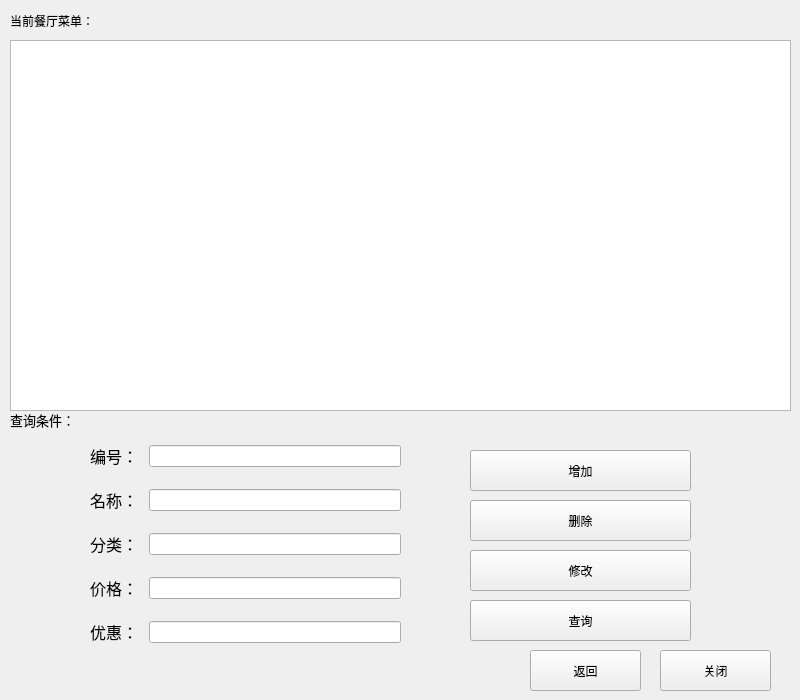
<?xml version="1.0" encoding="UTF-8"?>
<ui version="4.0">
 <class>dish_manage</class>
 <widget class="QWidget" name="dish_manage">
  <property name="geometry">
   <rect>
    <x>0</x>
    <y>0</y>
    <width>800</width>
    <height>700</height>
   </rect>
  </property>
  <property name="windowTitle">
   <string>菜单管理</string>
  </property>
  <widget class="QTableView" name="dishtable">
   <property name="geometry">
    <rect>
     <x>10</x>
     <y>40</y>
     <width>781</width>
     <height>371</height>
    </rect>
   </property>
  </widget>
  <widget class="QPushButton" name="Insert_button">
   <property name="geometry">
    <rect>
     <x>470</x>
     <y>450</y>
     <width>221</width>
     <height>41</height>
    </rect>
   </property>
   <property name="styleSheet">
    <string notr="true">font: 12pt &quot;Agency FB&quot;;</string>
   </property>
   <property name="text">
    <string>增加</string>
   </property>
  </widget>
  <widget class="QLabel" name="label">
   <property name="geometry">
    <rect>
     <x>10</x>
     <y>-20</y>
     <width>251</width>
     <height>81</height>
    </rect>
   </property>
   <property name="styleSheet">
    <string notr="true">font: 12pt &quot;Agency FB&quot;;</string>
   </property>
   <property name="text">
    <string>当前餐厅菜单：</string>
   </property>
  </widget>
  <widget class="QPushButton" name="exit">
   <property name="geometry">
    <rect>
     <x>660</x>
     <y>650</y>
     <width>111</width>
     <height>41</height>
    </rect>
   </property>
   <property name="styleSheet">
    <string notr="true">font: 12pt &quot;Agency FB&quot;;</string>
   </property>
   <property name="text">
    <string>关闭</string>
   </property>
  </widget>
  <widget class="QPushButton" name="Select_button">
   <property name="geometry">
    <rect>
     <x>470</x>
     <y>600</y>
     <width>221</width>
     <height>41</height>
    </rect>
   </property>
   <property name="styleSheet">
    <string notr="true">font: 12pt &quot;Agency FB&quot;;</string>
   </property>
   <property name="text">
    <string>查询</string>
   </property>
  </widget>
  <widget class="QPushButton" name="Update_button">
   <property name="geometry">
    <rect>
     <x>470</x>
     <y>550</y>
     <width>221</width>
     <height>41</height>
    </rect>
   </property>
   <property name="styleSheet">
    <string notr="true">font: 12pt &quot;Agency FB&quot;;</string>
   </property>
   <property name="text">
    <string>修改</string>
   </property>
  </widget>
  <widget class="QLabel" name="label_7">
   <property name="geometry">
    <rect>
     <x>10</x>
     <y>400</y>
     <width>101</width>
     <height>41</height>
    </rect>
   </property>
   <property name="styleSheet">
    <string notr="true">font: 11pt &quot;Agency FB&quot;;</string>
   </property>
   <property name="text">
    <string>&lt;html&gt;&lt;head/&gt;&lt;body&gt;&lt;p&gt;&lt;span style=&quot; font-size:10pt;&quot;&gt;查询条件：&lt;/span&gt;&lt;/p&gt;&lt;/body&gt;&lt;/html&gt;</string>
   </property>
  </widget>
  <widget class="QPushButton" name="back">
   <property name="geometry">
    <rect>
     <x>530</x>
     <y>650</y>
     <width>111</width>
     <height>41</height>
    </rect>
   </property>
   <property name="styleSheet">
    <string notr="true">font: 12pt &quot;Agency FB&quot;;</string>
   </property>
   <property name="text">
    <string>返回</string>
   </property>
  </widget>
  <widget class="QPushButton" name="Delete_button">
   <property name="geometry">
    <rect>
     <x>470</x>
     <y>500</y>
     <width>221</width>
     <height>41</height>
    </rect>
   </property>
   <property name="styleSheet">
    <string notr="true">font: 12pt &quot;Agency FB&quot;;</string>
   </property>
   <property name="text">
    <string>删除</string>
   </property>
  </widget>
  <widget class="QWidget" name="layoutWidget">
   <property name="geometry">
    <rect>
     <x>90</x>
     <y>430</y>
     <width>311</width>
     <height>231</height>
    </rect>
   </property>
   <layout class="QVBoxLayout" name="verticalLayout">
    <item>
     <layout class="QHBoxLayout" name="horizontalLayout_2">
      <item>
       <widget class="QLabel" name="label_2">
        <property name="text">
         <string>&lt;html&gt;&lt;head/&gt;&lt;body&gt;&lt;p&gt;&lt;span style=&quot; font-size:12pt;&quot;&gt;编号：     &lt;/span&gt;&lt;/p&gt;&lt;/body&gt;&lt;/html&gt;</string>
        </property>
       </widget>
      </item>
      <item>
       <widget class="QLineEdit" name="dish_id"/>
      </item>
     </layout>
    </item>
    <item>
     <layout class="QHBoxLayout" name="horizontalLayout">
      <item>
       <widget class="QLabel" name="label_3">
        <property name="text">
         <string>&lt;html&gt;&lt;head/&gt;&lt;body&gt;&lt;p&gt;&lt;span style=&quot; font-size:12pt;&quot;&gt;名称： &lt;/span&gt;&lt;/p&gt;&lt;/body&gt;&lt;/html&gt;</string>
        </property>
       </widget>
      </item>
      <item>
       <widget class="QLineEdit" name="dish_name"/>
      </item>
     </layout>
    </item>
    <item>
     <layout class="QHBoxLayout" name="horizontalLayout_3">
      <item>
       <widget class="QLabel" name="label_4">
        <property name="text">
         <string>&lt;html&gt;&lt;head/&gt;&lt;body&gt;&lt;p&gt;&lt;span style=&quot; font-size:12pt;&quot;&gt;分类： &lt;/span&gt;&lt;/p&gt;&lt;/body&gt;&lt;/html&gt;</string>
        </property>
       </widget>
      </item>
      <item>
       <widget class="QLineEdit" name="dish_type"/>
      </item>
     </layout>
    </item>
    <item>
     <layout class="QHBoxLayout" name="horizontalLayout_6">
      <item>
       <widget class="QLabel" name="label_5">
        <property name="text">
         <string>&lt;html&gt;&lt;head/&gt;&lt;body&gt;&lt;p&gt;&lt;span style=&quot; font-size:12pt;&quot;&gt;价格： &lt;/span&gt;&lt;/p&gt;&lt;/body&gt;&lt;/html&gt;</string>
        </property>
       </widget>
      </item>
      <item>
       <widget class="QLineEdit" name="dish_price"/>
      </item>
     </layout>
    </item>
    <item>
     <layout class="QHBoxLayout" name="horizontalLayout_4">
      <item>
       <widget class="QLabel" name="label_6">
        <property name="text">
         <string>&lt;html&gt;&lt;head/&gt;&lt;body&gt;&lt;p&gt;&lt;span style=&quot; font-size:12pt;&quot;&gt;优惠： &lt;/span&gt;&lt;/p&gt;&lt;/body&gt;&lt;/html&gt;</string>
        </property>
       </widget>
      </item>
      <item>
       <widget class="QLineEdit" name="dish_sale"/>
      </item>
     </layout>
    </item>
   </layout>
  </widget>
 </widget>
 <resources/>
 <connections/>
</ui>
